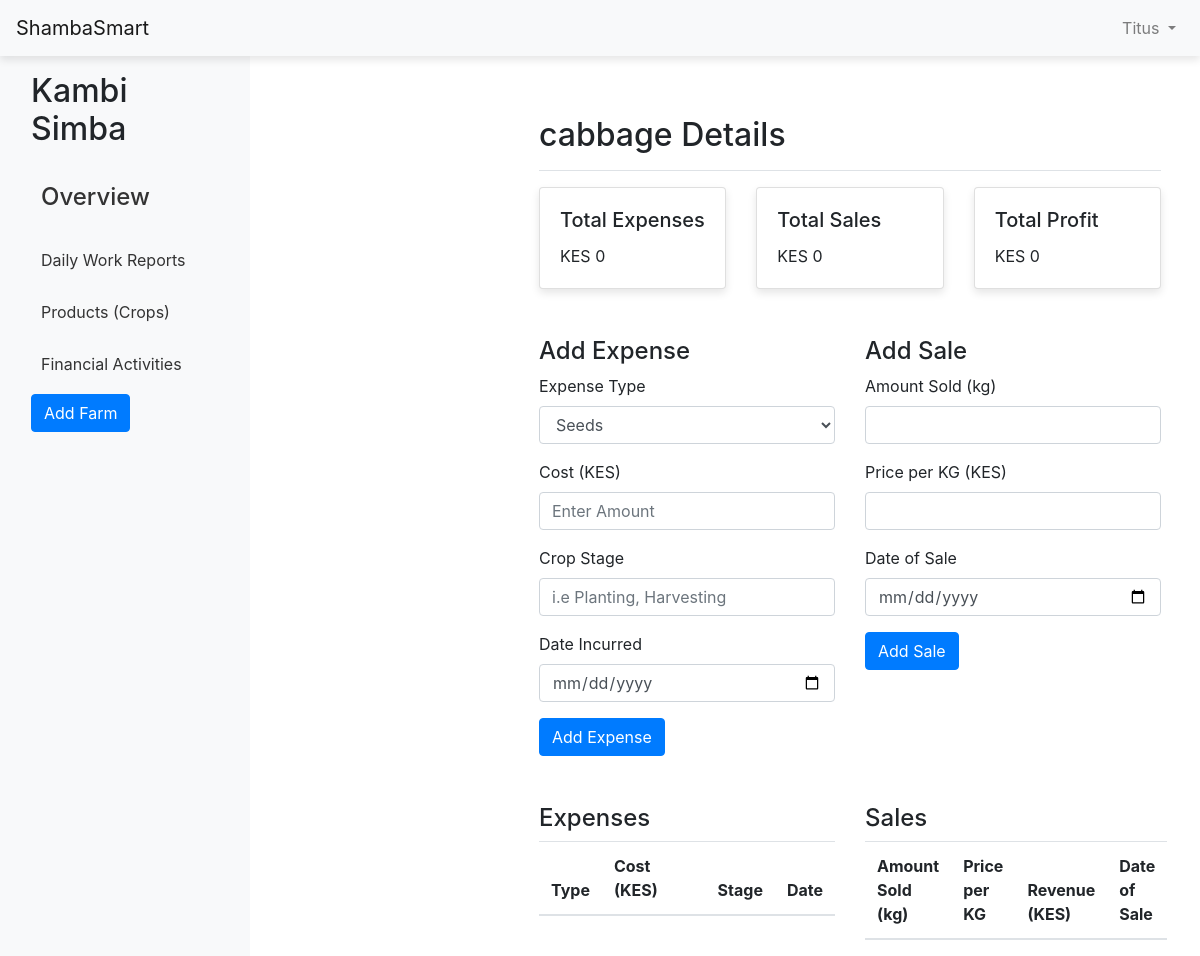
Page /crop/1 (signed in) on the earlier database version.
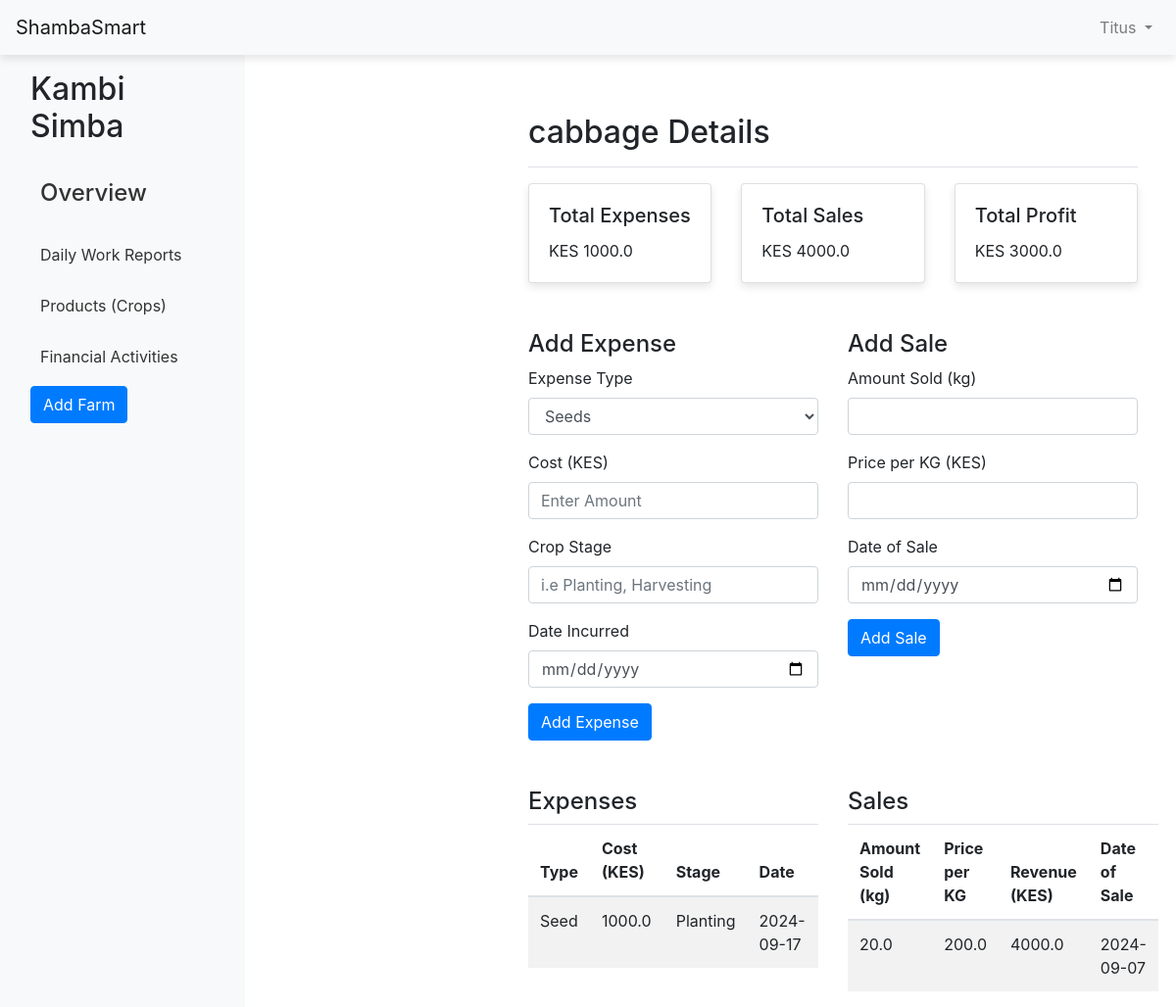
Same page on the later database version.
### website/models.py (models this page shows, shortened)
class Farmer(db.Model, UserMixin):
    id = db.Column(db.Integer, primary_key=True)
    first_name = db.Column(db.String(50))
    last_name = db.Column(db.String(50))
    email = db.Column(db.String(150), unique=True)
    username = db.Column(db.String(80), unique=True, nullable=False)
    password = db.Column(db.String(200), nullable=False)
    farms = db.relationship('Farm', backref='farmer', lazy=True)
    crops = db.relationship('Crop', back_populates='farmer', lazy=True)

class Farm(db.Model):
    id = db.Column(db.Integer, primary_key=True)
    name = db.Column(db.String(150), nullable=False)
    country = db.Column(db.String(100), nullable=False)
    address = db.Column(db.String(200), nullable=False)
    size = db.Column(db.Float, nullable=False)
    size_unit = db.Column(db.String(50), nullable=False, default='acres')
    farmer_id = db.Column(db.Integer, db.ForeignKey('farmer.id'), nullable=False)
    crops = db.relationship('Crop', backref='farm', lazy=True)

class Crop(db.Model):
    crop_id = db.Column(db.Integer, primary_key=True)
    farm_id = db.Column(db.Integer, db.ForeignKey('farm.id'), nullable=False) # linking it to farm
    crop_name = db.Column(db.String(80), nullable=False)
    variety = db.Column(db.String(100), nullable=False)
    quantity = db.Column(db.Integer, nullable=False)
    quantity_unit = db.Column(db.String(50), nullable=False, default='grams')
    date_planted = db.Column(db.Date, default=func.now())
    quantity_harvested = db.Column(db.Float, nullable=True)  # Quantity of harvest
    stages = db.relationship('PlantStage', backref='crop', lazy=True)
    image = db.Column(db.String(200), nullable=True)  # For storing the image path
    farmer_id = db.Column(db.Integer, db.ForeignKey('farmer.id'), nullable=False)
    farmer = db.relationship('Farmer', back_populates='crops')
    expenses = db.relationship('Expense', back_populates='crop', lazy=True)
    sales = db.relationship('Sale', back_populates='crop', lazy=True)

class Expense(db.Model):
    id = db.Column(db.Integer, primary_key=True)
    crop_id = db.Column(db.Integer, db.ForeignKey('crop.crop_id'), nullable=False)
    date = db.Column(db.Date, nullable=False)  # Date of the expense
    description = db.Column(db.String(255), nullable=False)  # What the expense was for
    amount = db.Column(db.Float, nullable=False)  # Cost of the expense
    category = db.Column(db.String(50), nullable=False)  # Labor, fertilizer, etc.
    crop = db.relationship('Crop', back_populates='expenses')

class Sale(db.Model):
    id = db.Column(db.Integer, primary_key=True)
    crop_id = db.Column(db.Integer, db.ForeignKey('crop.crop_id'), nullable=False)
    date = db.Column(db.Date, nullable=False)  # Date of the sale
    quantity_sold = db.Column(db.Float, nullable=False)  # Quantity sold
    price_per_kg = db.Column(db.Float, nullable=False)  # Price per kg
    total_sale = db.Column(db.Float, nullable=False)  # Total sale = quantity_sold * price_per_kg
    crop = db.relationship('Crop', back_populates='sales')

### website/views.py (the view, shortened to what this page needs)
@views.route('/crop/<int:crop_id>', methods=['GET', 'POST'])
@login_required
def crop_detail(crop_id):
    crop = Crop.query.get_or_404(crop_id)
    farm = crop.farm
    expenses = Expense.query.filter_by(crop_id=crop_id).all()
    sales = Sale.query.filter_by(crop_id=crop_id).all()
    total_expenses = db.session.query(db.func.sum(Expense.amount)).filter_by(crop_id=crop_id).scalar() or 0
    total_sales = db.session.query(db.func.sum(Sale.total_sale)).filter_by(crop_id=crop_id).scalar() or 0
    total_profit = total_sales - total_expenses
    return render_template('crop_detail.html', crop=crop, farm=farm, expenses=expenses, sales=sales, total_expenses=total_expenses, total_sales=total_sales, total_profit=total_profit)

### website/templates/crop_detail.html (shortened to what this page needs)
{% extends "base.html" %}
{% block content %}
<div class="container mt-4">
    <div class="pt-3 pb-2 mb-3 border-bottom">
        <h2>{{ crop.crop_name }} Details</h2>
    </div>
    <div class="row">
        <div class="col-md-4">
            <div class="card mb-4">
                <div class="card-body">
                    <h5 class="card-title">Total Expenses</h5>
                    <p class="card-text">KES {{ total_expenses }}</p>
                </div>
            </div>
        </div>
        <div class="col-md-4">
            <div class="card mb-4">
                <div class="card-body">
                    <h5 class="card-title">Total Sales</h5>
                    <p class="card-text">KES {{ total_sales }}</p>
                </div>
            </div>
        </div>
        <div class="col-md-4">
            <div class="card mb-4">
                <div class="card-body">
                    <h5 class="card-title">Total Profit</h5>
                    <p class="card-text">KES {{ total_profit }}</p>
                </div>
            </div>
        </div>
    </div>
    <div class="row mt-4">
        <div class="col-md-6">
            <h4>Add Expense</h4>
            <form method="POST" action="{{ url_for('views.crop_detail', crop_id=crop.crop_id) }}">
                <div class="mb-3">
                    <label for="expense_type" class="form-label">Expense Type</label>
                    <select class="form-control" name="expense_type" id="expense_type" required>
                        <option value="Seed">Seeds</option>
                    </select>
                </div>
                <div class="mb-3">
                    <label for="cost" class="form-label">Cost (KES)</label>
                    <input type="number" class="form-control" id="cost" name="cost" required placeholder="Enter Amount">
                </div>
                <div class="mb-3">
                    <label for="stage" class="form-label">Crop Stage</label>
                    <input type="text" class="form-control" id="stage" name="stage" placeholder="i.e Planting, Harvesting">
                </div>
                <div class="mb-3">
                    <label for="date_incurred" class="form-label">Date Incurred</label>
                    <input type="date" class="form-control" id="date_incurred" name="date_incurred" required>
                </div>
                <button type="submit" class="btn btn-primary">Add Expense</button>
            </form>
        </div>
        <div class="col-md-6">
            <h4>Add Sale</h4>
            <form method="POST" action="{{ url_for('views.crop_detail', crop_id=crop.crop_id) }}">
                <div class="mb-3">
                    <label for="amount_sold" class="form-label">Amount Sold (kg)</label>
                    <input type="number" step="0.01" class="form-control" id="amount_sold" name="amount_sold" required>
                </div>
                <div class="mb-3">
                    <label for="revenue" class="form-label">Price per KG (KES)</label>
                    <input type="number" step="0.01" class="form-control" id="price" name="price" required>
                </div>
                <div class="mb-3">
                    <label for="date_of_sale" class="form-label">Date of Sale</label>
                    <input type="date" class="form-control" id="date_of_sale" name="date_of_sale" required>
                </div>
                <button type="submit" class="btn btn-primary">Add Sale</button>
            </form>
        </div>
    </div>
    <div class="row mt-5">
        <div class="col-md-6">
            <h4>Expenses</h4>
            <table class="table table-striped">
                <thead>
                    <tr>
                        <th>Type</th>
                        <th>Cost (KES)</th>
                        <th>Stage</th>
                        <th>Date</th>
                    </tr>
                </thead>
                <tbody>
                    {% for expense in expenses %}
                    <tr>
                        <td>{{ expense.category }}</td>
                        <td>{{ expense.amount }}</td>
                        <td>{{ expense.description }}</td>
                        <td>{{ expense.date }}</td>
                    </tr>
                    {% endfor %}
                </tbody>
            </table>
        </div>
        <div class="col-md-6">
            <h4>Sales</h4>
            <table class="table table-striped">
                <thead>
                    <tr>
                        <th>Amount Sold (kg)</th>
                        <th>Price per KG</th>
                        <th>Revenue (KES)</th>
                        <th>Date of Sale</th>
                    </tr>
                </thead>
                <tbody>
                    {% for sale in sales %}
                    <tr>
                        <td>{{ sale.quantity_sold }}</td>
                        <td>{{ sale.price_per_kg }}</td>
                        <td>{{ sale.total_sale }}</td>
                        <td>{{ sale.date }}</td>
                    </tr>
                    {% endfor %}
                </tbody>
            </table>
        </div>
    </div>
</div>
{% endblock %}

### website/templates/base.html (shortened to what this page needs)
<!DOCTYPE html>
<html lang="en">
<head>
    <link rel="stylesheet" href="https://stackpath.bootstrapcdn.com/bootstrap/4.5.2/css/bootstrap.min.css">
    <link rel="stylesheet" href="{{ url_for('static', filename='styles.css') }}">
</head>
<body>
    <nav class="navbar navbar-expand-lg navbar-light bg-light">
        <a class="navbar-brand" href="{{ url_for('views.home') }}">ShambaSmart</a>
        <ul class="navbar-nav ml-auto">
            <li class="nav-item dropdown">
                <a class="nav-link dropdown-toggle" href="#" id="userDropdown" role="button" data-toggle="dropdown">
                    {{ current_user.first_name }}
                </a>
            </li>
        </ul>
    </nav>
    <div class="container-fluid">
        <div class="row">
            <div class="col-auto sidebar" id="sidebar">
                <div class="d-flex flex-column p-3">
                    <h2 class="mb-4">{{ farm.name }}</h2>
                    <ul class="nav flex-column">
                        <li class="nav-item mb-2">
                            <a href="{{ url_for('views.home') }}" class="nav-link"><h4>Overview</h4></a>
                        </li>
                        <li class="nav-item mb-2">
                            <a href="{{ url_for('views.daily_reports') }}" class="nav-link">Daily Work Reports</a>
                        </li>
                        <li class="nav-item mb-2">
                            <a href="{{ url_for('views.products') }}" class="nav-link">Products (Crops)</a>
                        </li>
                        <li class="nav-item mb-2">
                            <a href="{{ url_for('views.financial_activities') }}" class="nav-link">Financial Activities</a>
                        </li>
                        <li class="nav-item mb-2">
                            <a href="{{ url_for('views.add_farm') }}" class="btn btn-primary">Add Farm</a>
                        </li>
                    </ul>
                </div>
            </div>
            <main role="main" class="col px-md-4">
                <div class="content">
                    {% block content %}
                    {% endblock %}
                </div>
            </main>
        </div>
    </div>
</body>
</html>

### website/static/styles.css (style rules this page uses)
.sidebar { width: 250px; background-color: #f8f9fa; min-height: 100vh; }
.sidebar .nav-link { color: #333; padding: 10px; }
main { margin-left: 250px; padding-top: 20px; }
.card { box-shadow: 0 4px 8px rgba(0, 0, 0, 0.1); }
.navbar { z-index: 999; position: sticky; top: 0; width: 100%; box-shadow: 0 4px 8px rgba(0, 0, 0, 0.1); }

Differences in the rows shown:
added Expense: category "Seed", amount "1000.0", description "Planting", date "2024-09-17"
added Sale: quantity_sold "20.0", price_per_kg "200.0", total_sale "4000.0", date "2024-09-07"
Other differences:
{{ total_expenses }}: "0" → "1000.0"
{{ total_sales }}: "0" → "4000.0"
{{ total_profit }}: "0" → "3000.0"
